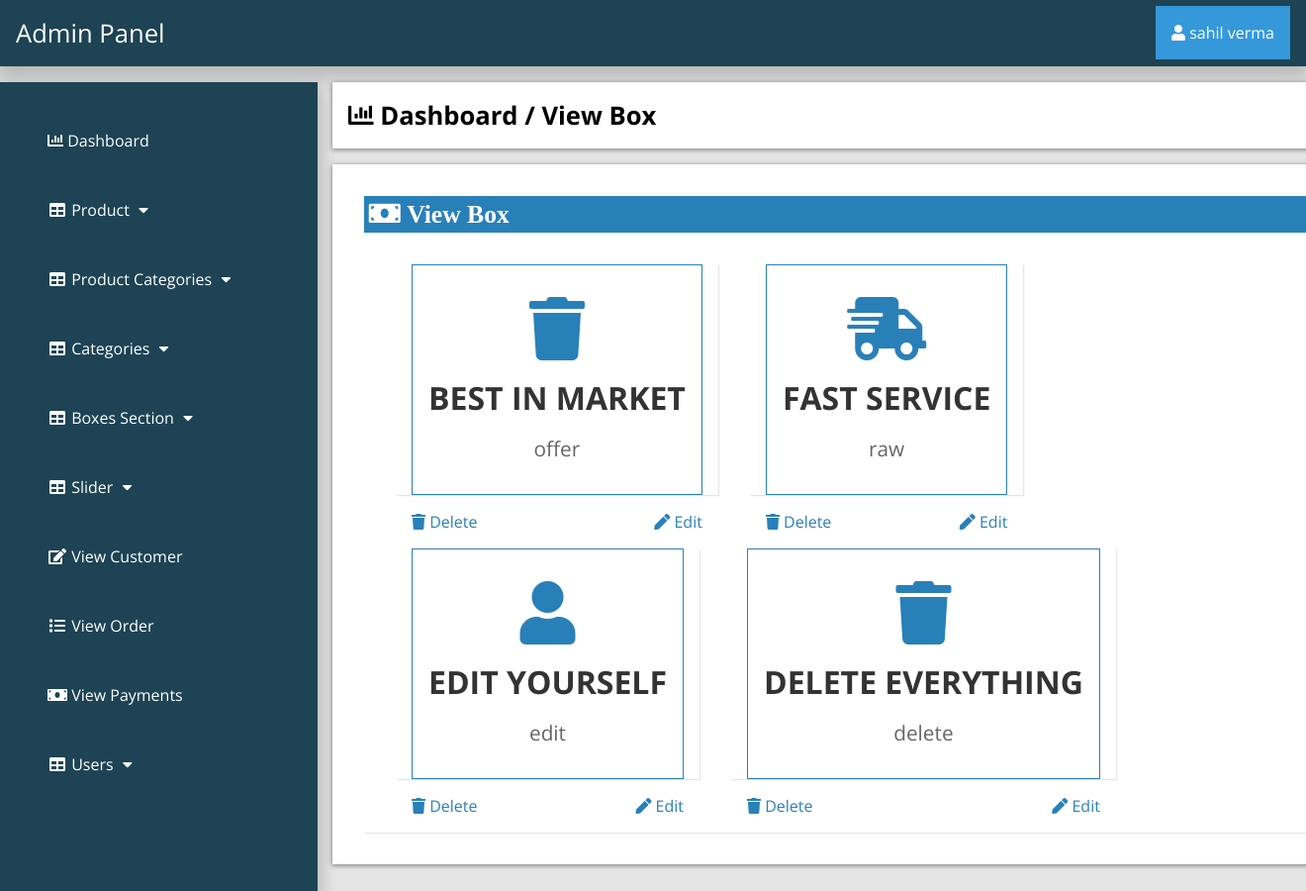
/admin_area/index.php?view_box (signed in), run on the app's committed database.
### tables this page shows
CREATE TABLE `boxes_section` (
  `box_id` int(100) NOT NULL,
  `box_icon` varchar(100) NOT NULL,
  `box_title` varchar(255) NOT NULL,
  `box_desc` varchar(255) NOT NULL
);

### admin_area/view_box.php (the view, shortened to what this page needs)
<?php
if (!isset($_SESSION['admin_email'])){
  echo "<script>window.open('login.php','_self')</script>";
  }else{
?>
<div class="row">
	<div class="col-lg-12">
		<div class="breadcrump">
			<li class="active">
				<i class="fa fa-bar-chart"></i>
				Dashboard / View Box
			</li>
		</div>
	</div>
</div>
<div class="row">
	<div class="col-lg-12">
		<div class="panel panel-default">
			<div class="panel-heading">
				<h3 class="panel-title">
					<i class="fa fa-money fa-fw"> View Box </i>
				</h3>
			</div>
<div class="panel-body">
	<?php
         $get_boxes="select * from boxes_section";
         $run=mysqli_query($con,$get_boxes);
         while ($row=mysqli_fetch_array($run)) {
         	$box_id=$row['box_id'];
         	$box_icon=$row['box_icon'];
         	$box_title=$row['box_title'];
         	$box_desc=$row['box_desc'];
	  ?>
	  <div class="col-lg-4 col-md-4">
	  	<div class="panel panel-primary">
	  	  <div class="icons">
        <i class="<?php echo $box_icon; ?>"></i>
	  			<h3 class="panel-title" align="left">
	  				<?php echo $box_title; ?>
	  			</h3>
	  			<p><?php echo $box_desc ?></p>
	  		</div>
	  		<div class="panel-footer">
	  			<a href="index.php?delete_box=<?php echo $box_id; ?>" class="pull-left">
	  				<i class="fa fa-trash"></i> Delete
	  			</a>
	  			<a href="index.php?edit_box=<?php echo $box_id; ?>" class="pull-right">
	  				<i class="fa fa-pen"></i> Edit
	  			</a>
	  		</div>
	  	</div>
	  </div>
 <?php } ?>
	</div>
	</div>
</div>
<?php } ?>

### admin_area/includes/sidebar.php (shortened to what this page needs)
<?php
if (!isset($_SESSION['admin_email'])){
  echo "<script>window.open('login.php','_self')</script>";
  }else{
?>
<nav class="navbar navbar-inverse navbar-fixed-top" >
	<div class="navbar-header">
		<a href="index.php?dashboard" class="navbar-brand"><span>Admin Panel</span></a>
	</div>
		<div class="dropdown">
		 <button onclick="myFunction()" class="dropbtn"><i class="fa fa-user"></i> <?php echo $admin_name; ?></a></button>
		</div>
	<div class="collapse navbar-collapse navbar-ex1-collapse">
	<ul class="nav navbar-nav side-nav">
  <li>
    <a href="index.php?dashboard"><i class="fa fa-bar-chart"></i> Dashboard</a>
  </li>
  <li class="button-dropdown" id="#products">
    <a href="#" class="dropdown-toggle" data-toggle="collapse" data-target="#products"><i class="fa fa-fw fa-table"></i> Product <i class="fa fa-fw fa-caret-down"></i></a>
  </li>
  <li class="button-dropdown" id="#products_cat">
    <a href="#" class="dropdown-toggle" data-toggle="collapse" data-target="#products_cat"><i class="fa fa-fw fa-table"></i> Product Categories <i class="fa fa-fw fa-caret-down"></i></a>
  </li>
  <li class="button-dropdown" id="#category">
    <a href="#" class="dropdown-toggle" data-toggle="collapse" data-target="#category"><i class="fa fa-fw fa-table"></i> Categories <i class="fa fa-fw fa-caret-down"></i></a>
  </li>
<li class="button-dropdown" >
  <a href="#" class="dropdown-toggle" data-toggle="collapse" data-target="#boxes">
    <i class="fa fa-fw fa-table"></i> Boxes Section <i class="fa fa-fw fa-caret-down"></i>
  </a>
</li>
  <li class="button-dropdown">
    <a href="#" class="dropdown-toggle" data-toggle="collapse" data-target="#slider"><i class="fa fa-fw fa-table"></i>  Slider <i class="fa fa-fw fa-caret-down"></i></a>
  </li>
  <li>
  	<a href="index.php?view_customer">
  		<i class="fa fa-fw fa-edit"></i> View Customer
  	</a>
  </li>
  <li>
  	<a href="index.php?view_order">
  		<i class="fa fa-fw fa-list"></i> View Order
  	</a>
  </li>
  <li>
  	<a href="index.php?view_payments">
  		<i class="fa fa-fw fa-money"></i> View Payments
  	</a>
  </li>
  <li class="button-dropdown">
    <a href="#" class="dropdown-toggle" data-toggle="collapse" data-target="#users"><i class="fa fa-fw fa-table"></i>  Users <i class="fa fa-fw fa-caret-down"></i></a>
  </li>
</ul>
</div>
</nav>
<?php } ?>

### admin_area/css/style.css (style rules this page uses)
:root { --blue:#2980b9; }
body { margin: 0; }
* { font-family: 'Open Sans', sans-serif; margin:0; padding:0; box-sizing: border-box; text-decoration: none; transition: all .2s cubic-bezier(.37,1.14,.26,1.24); }
html { background-color: rgba(0,0,0,.1); }
.navbar-fixed-top { background:#1d4354; padding: 1rem; box-shadow: 0px 8px 16px 4px rgba(0,0,0,0.2); }
.navbar-fixed-top .navbar-brand { font-size: 1.6rem; color: #ffffff; }
.dropbtn { background-color: #3498DB; color: white; padding: 16px; font-size: 16px; border: none; cursor: pointer; }
.dropdown { position: relative; display: inline-block; float: right; margin-top: -2.8rem; }
.nav { position: absolute; top: 51px; margin-top: 32px; width: auto; height: 110%; border-radius: 0; display: block; background-color: #1d4354; bottom: 0; overflow: hidden; padding-bottom: 40px; box-shadow: 0px 8px 16px 4px rgba(0,0,0,0.2); margin-left: -1rem; }
.nav>li>a { width: 225px; display: block; color: #ffffff; margin: 3rem; }
.row { width: 81.2%; background-color: #ffffff; margin: auto; margin-left: 21rem; margin-top: 1rem; padding: 1rem; display: ; }
.panel { text-align: left; box-shadow: 1px 1px 1px 0px rgba(0.1,0.1,0.1,0.1); margin: 1rem; background-color: #ffffff; padding: rem; }
.panel-footer { box-shadow: 1px 1px 1px 0px rgba(0.1,0.1,0.1,0.1); font-size: 1rem; margin: 1rem; }
.panel-primary a { color: #2980b9; }
.panel-heading .panel-title { background-color: #2980b9; color: #ffffff; padding: .3rem; }
.breadcrump .active { font-weight: bold; font-size: 1.6rem; }
.row { list-style: none; box-shadow: 0 1px 5px rgba(0, 0, 0, 0.5); }
.row .fa-money { font-size: 1.6rem; width: 50%; text-align: left; }
.panel-body { display: flex; align-items: center; justify-content: left; padding: 1rem; flex-wrap: wrap; }
.icons { flex:1 1 25rem; padding:1rem; margin:1rem; text-align: center; border:.1rem solid var(--blue); }
.icons i { color:var(--blue); font-size: 4rem; padding:1rem 0; }
.icons h3 { color:#333; font-size: 2rem; }
.icons p { color:#666; font-size: 1.3rem; padding:1rem 0; }

### data on the page
boxes_section: box_title "BEST IN MARKET", box_desc "offer"
boxes_section: box_title "FAST SERVICE", box_desc "raw"
boxes_section: box_title "EDIT YOURSELF", box_desc "edit"
boxes_section: box_title "DELETE EVERYTHING", box_desc "delete"

### other printed values
$admin_name "sahil verma"
